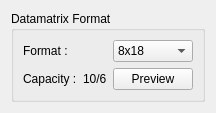
<?xml version="1.0" encoding="UTF-8"?>
<ui version="4.0">
 <class>DMatrixRectConfig</class>
 <widget class="QWidget" name="DMatrixRectConfig">
  <property name="geometry">
   <rect>
    <x>0</x>
    <y>0</y>
    <width>196</width>
    <height>100</height>
   </rect>
  </property>
  <property name="windowTitle">
   <string>Form</string>
  </property>
  <layout class="QGridLayout" name="gridLayout">
   <item row="0" column="0">
    <widget class="QGroupBox" name="groupBox">
     <property name="locale">
      <locale language="English" country="UnitedStates"/>
     </property>
     <property name="title">
      <string>Datamatrix Format</string>
     </property>
     <layout class="QGridLayout" name="gridLayout_2">
      <item row="0" column="0" colspan="2">
       <widget class="QLabel" name="label">
        <property name="locale">
         <locale language="English" country="UnitedStates"/>
        </property>
        <property name="text">
         <string>Format :</string>
        </property>
       </widget>
      </item>
      <item row="1" column="0">
       <widget class="QLabel" name="label_2">
        <property name="locale">
         <locale language="English" country="UnitedStates"/>
        </property>
        <property name="text">
         <string>Capacity :</string>
        </property>
       </widget>
      </item>
      <item row="1" column="1">
       <widget class="QLabel" name="_LCapacite">
        <property name="text">
         <string>10/6</string>
        </property>
       </widget>
      </item>
      <item row="1" column="2">
       <widget class="QPushButton" name="_previewButton">
        <property name="locale">
         <locale language="English" country="UnitedStates"/>
        </property>
        <property name="text">
         <string>Preview</string>
        </property>
        <property name="checkable">
         <bool>true</bool>
        </property>
       </widget>
      </item>
      <item row="0" column="2">
       <widget class="QComboBox" name="_CFormat">
        <item>
         <property name="text">
          <string>8x18</string>
         </property>
        </item>
        <item>
         <property name="text">
          <string>8x32</string>
         </property>
        </item>
        <item>
         <property name="text">
          <string>12x26</string>
         </property>
        </item>
        <item>
         <property name="text">
          <string>12x36</string>
         </property>
        </item>
        <item>
         <property name="text">
          <string>16x36</string>
         </property>
        </item>
        <item>
         <property name="text">
          <string>16x48</string>
         </property>
        </item>
       </widget>
      </item>
     </layout>
    </widget>
   </item>
  </layout>
 </widget>
 <resources/>
 <connections/>
</ui>
